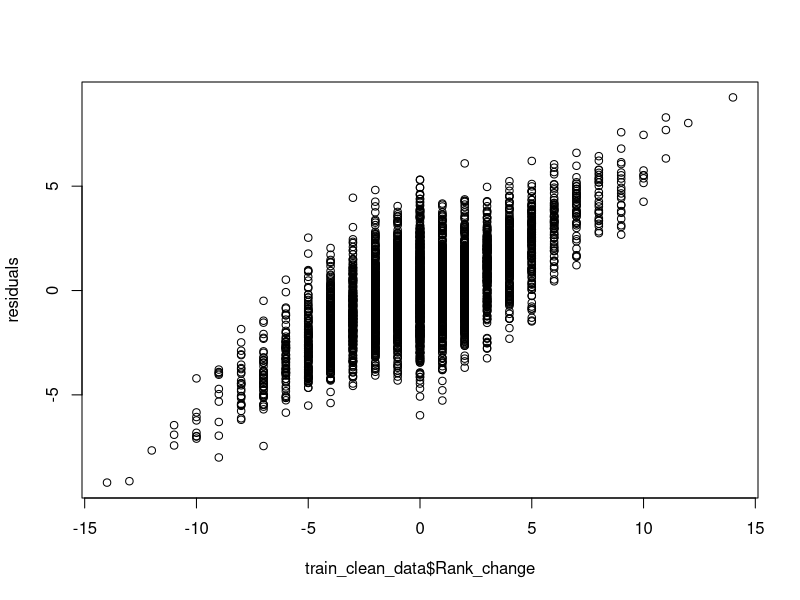
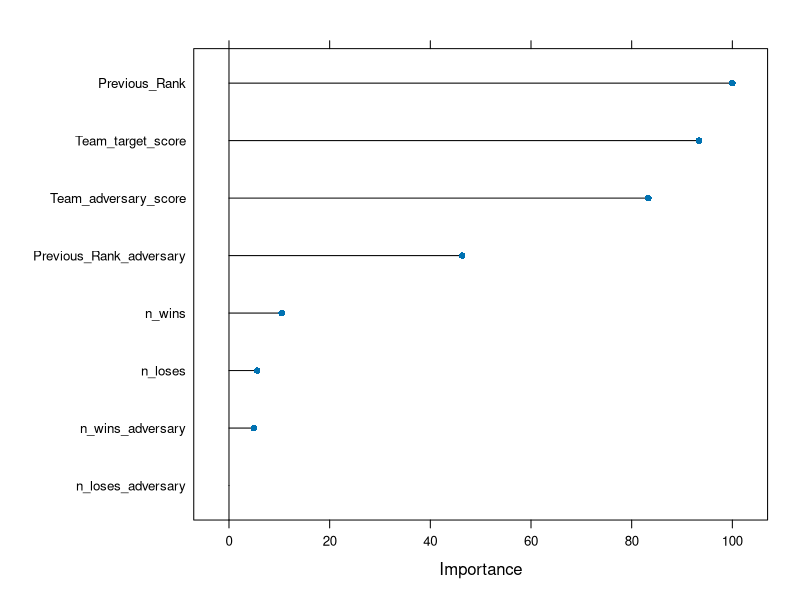

The R script that drew these images, in order: (Note: this script raises an error after producing the figures.)
## ---- chunk 1
library(caret)
library(tidyverse)
## ---- chunk 2
games_context = read_csv("games_context.csv")
## ---- chunk 3
train = games_context %>% filter(Season <= 2014)
test = games_context %>% filter(Season > 2014)
## ---- chunk 4
test_clean_data = test %>% ungroup() %>% select(-Date, -Team_target, -Team_adversary, -Season, -Week, -Day_of_week, -Type, -record, -record_adversary, -rank, -rank_adversary, -Rank_change_adversary, -n_ties, -n_ties_adversary)

train_clean_data = train %>% ungroup() %>% select(-Date, -Team_target, -Team_adversary, -Season, -Week, -Day_of_week, -Type, -record, -record_adversary, -rank, -rank_adversary, -Rank_change_adversary, -n_ties, -n_ties_adversary)
## ---- chunk 5
ctrl = trainControl(method = "cv", number = 10)

lmCVFit = train(Rank_change ~ ., data = train_clean_data, method = "lm", trControl = ctrl, metric="Rsquared")

residuals = resid(lmCVFit)
predictedValues = predict(lmCVFit)
predictedVal = predict(lmCVFit, test_clean_data)
modelvalues = data.frame(obs = test_clean_data$Rank_change, pred=predictedVal)
## ---- chunk 6
plot(train_clean_data$Rank_change, residuals)
plot(varImp(lmCVFit))
defaultSummary(modelvalues)

saveRDS(lmCVFit, "power_ranking_variations.rds")
## ---- chunk 7
prediction = predict(lmCVFit, test)
test_human_based = bind_cols(test, Prediction_change = prediction)
next_rank = test_human_based %>% group_by(Season, Week) %>% mutate(model_rank = (Previous_Rank + Prediction_change) %>% rank())
## ---- chunk 8
corr = next_rank %>% group_by(Season, Week) %>% summarise(Correlation = cor.test(rank, model_rank, method = "spearman", alternative = "two.sided")$estimate)
pure_ranking = data_frame(time = next_rank$Team_target, temp = next_rank$Season, semana = next_rank$Week, rank_espn = next_rank$rank, rank_modelo = next_rank$model_rank)
## ---- chunk 9
update_data_frame = function(full_data, replacement_data){
  full_data = test_machine_based
  replacement_data = new_rank
  
  season = replacement_data$Season %>% unique()
  week = replacement_data$Week %>% unique()
  
  # update rank_change
  full_data_s_w = full_data %>% filter(Season == season, Week == week) %>% select(-rank, -Rank_change)
  full_data_s_w = full_data_s_w %>% right_join(replacement_data) %>% mutate(Rank_change = rank - Previous_Rank)
  
  full_data = full_data %>% filter(Season == season, Week != week)
  full_data = full_data %>% bind_rows(full_data_s_w)
  
  
  # update previous_rank of next week
  if((week+1) <= max(full_data$Week)){
    full_data_s_next_w = full_data %>% filter(Season == season, Week == (week+1)) %>% select(-Previous_Rank)
    full_data_s_next_w = full_data_s_next_w %>% right_join(replacement_data %>% select(Previous_Rank = rank, -Week, Season, Team_target))
    
    full_data = full_data %>% filter(Season == season, Week != (week+1))
    full_data = full_data %>% bind_rows(full_data_s_next_w)    
  }
  
  # update previous_rank and rank_change after bye week
  # team_game_rank_before_bye = full_data %>% filter(is.na(Previous_Rank), is.na(Rank_change)) %>% mutate(Week = Week - 2) %>% select(Team_target, rank) %>% arrange(Team_target)
  # team_game_week_after_bye = full_data %>% filter(is.na(Previous_Rank), is.na(Rank_change)) %>% select(-Previous_Rank, Rank_change) %>% arrange(Team_target) %>% mutate(Previous_Rank = team_game_rank_before_bye$rank, Rank_change = rank - Previous_Rank)
  # 
  # full_data = full_data %>% filter(!is.na(Previous_Rank), !is.na(Rank_change))
  # full_data = full_data %>% bind_rows(team_game_week_after_bye)
  return(full_data)
}

# predict change
# previous rank + change = rank
# rank -> previous rank

get_rank <- function(test_machine_based, week_games, prediction_s_w){
  
  insert_at_position = function(vector, bye_teams_rank){
    n = nrow(bye_teams_rank)
    vector = partial_rank$Team_target
    elements_to_insert = bye_teams_rank$Team_target
    position_to_insert = bye_teams_rank$rank
    
    for(pos in 1:n){
      vector = vector %>% append(elements_to_insert[pos],(position_to_insert[pos]-1))
    }
    
    return(vector)
  }
  
  all_teams = test_machine_based$Team_target %>% unique()
  bye_teams = setdiff(all_teams, week_games$Team_target)
  bye_teams_rank = test_machine_based %>% filter(Week == (w-1), Team_target %in% bye_teams) %>% select(Team_target, rank)
  
  partial_rank = week_games %>% select(Season, Week, Team_target) %>% bind_cols(partial_rank = (prediction_s_w + week_games$Previous_Rank) %>% rank()) %>% arrange(partial_rank)
  
  final_rank_position = insert_at_position(partial_rank$Team_target, bye_teams_rank)
  final_rank = data_frame(Season = partial_rank$Season %>% unique(), Week = partial_rank$Week %>% unique(), Teams_target = final_rank_position, rank = 1:32)
  
  return(final_rank)
}


test_machine_based = test
max_season = max(test_machine_based$Season)
min_season = min(test_machine_based$Season)

max_week = max(test_machine_based$Week)
min_week = min(test_machine_based$Week)
for(s in min_season:max_season){
  for(w in min_week:max_week){
    s=2015
    w=4
    week_games = test_machine_based %>% filter(Season == s, Week == w)
    prediction_s_w = predict(lmCVFit, week_games)
    new_rank = get_rank(test_machine_based, week_games, prediction_s_w)
    
    test_machine_based = update_data_frame(test_machine_based, new_rank)
  }
}

## ---- chunk 10

